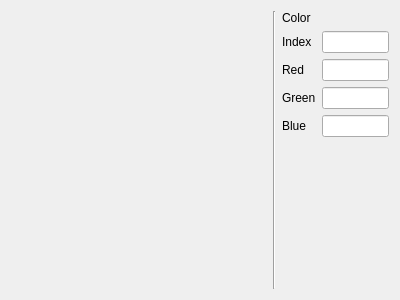
<?xml version="1.0" encoding="UTF-8"?>
<ui version="4.0">
 <class>Palette</class>
 <widget class="QWidget" name="Palette">
  <property name="geometry">
   <rect>
    <x>0</x>
    <y>0</y>
    <width>400</width>
    <height>300</height>
   </rect>
  </property>
  <property name="windowTitle">
   <string>Form</string>
  </property>
  <layout class="QHBoxLayout" name="horizontalLayout">
   <item>
    <layout class="QVBoxLayout" name="verticalLayout">
     <item>
      <widget class="QLabel" name="labPalette">
       <property name="minimumSize">
        <size>
         <width>256</width>
         <height>256</height>
        </size>
       </property>
       <property name="text">
        <string/>
       </property>
      </widget>
     </item>
     <item>
      <spacer name="verticalSpacer_2">
       <property name="orientation">
        <enum>Qt::Orientation::Vertical</enum>
       </property>
       <property name="sizeHint" stdset="0">
        <size>
         <width>20</width>
         <height>40</height>
        </size>
       </property>
      </spacer>
     </item>
    </layout>
   </item>
   <item>
    <widget class="Line" name="line">
     <property name="orientation">
      <enum>Qt::Orientation::Vertical</enum>
     </property>
    </widget>
   </item>
   <item>
    <layout class="QGridLayout" name="gridLayout">
     <item row="3" column="1">
      <widget class="QLineEdit" name="leGreen">
       <property name="readOnly">
        <bool>true</bool>
       </property>
      </widget>
     </item>
     <item row="2" column="1">
      <widget class="QLineEdit" name="leRed">
       <property name="readOnly">
        <bool>true</bool>
       </property>
      </widget>
     </item>
     <item row="2" column="0">
      <widget class="QLabel" name="label_3">
       <property name="text">
        <string>Red</string>
       </property>
      </widget>
     </item>
     <item row="1" column="0">
      <widget class="QLabel" name="label_2">
       <property name="text">
        <string>Index</string>
       </property>
      </widget>
     </item>
     <item row="1" column="1">
      <widget class="QLineEdit" name="leIndex">
       <property name="readOnly">
        <bool>true</bool>
       </property>
      </widget>
     </item>
     <item row="4" column="1">
      <widget class="QLineEdit" name="leBlue">
       <property name="readOnly">
        <bool>true</bool>
       </property>
      </widget>
     </item>
     <item row="5" column="0">
      <spacer name="verticalSpacer">
       <property name="orientation">
        <enum>Qt::Orientation::Vertical</enum>
       </property>
       <property name="sizeHint" stdset="0">
        <size>
         <width>20</width>
         <height>40</height>
        </size>
       </property>
      </spacer>
     </item>
     <item row="3" column="0">
      <widget class="QLabel" name="label_4">
       <property name="text">
        <string>Green</string>
       </property>
      </widget>
     </item>
     <item row="4" column="0">
      <widget class="QLabel" name="label_5">
       <property name="text">
        <string>Blue</string>
       </property>
      </widget>
     </item>
     <item row="0" column="0">
      <widget class="QLabel" name="label_6">
       <property name="text">
        <string>Color</string>
       </property>
      </widget>
     </item>
     <item row="0" column="1">
      <widget class="QLabel" name="labColor">
       <property name="text">
        <string/>
       </property>
      </widget>
     </item>
    </layout>
   </item>
  </layout>
 </widget>
 <resources/>
 <connections/>
</ui>
